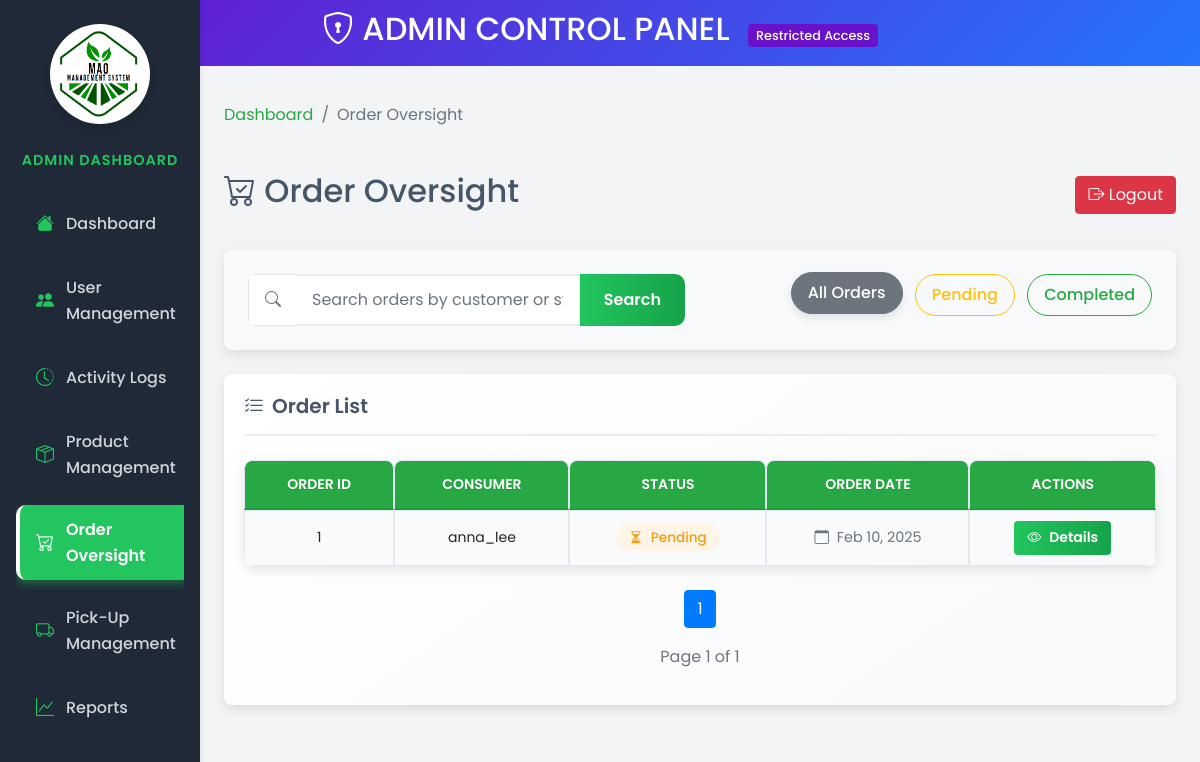
The page /views/admin/order-oversight.php (signed in) on the database as committed earlier.
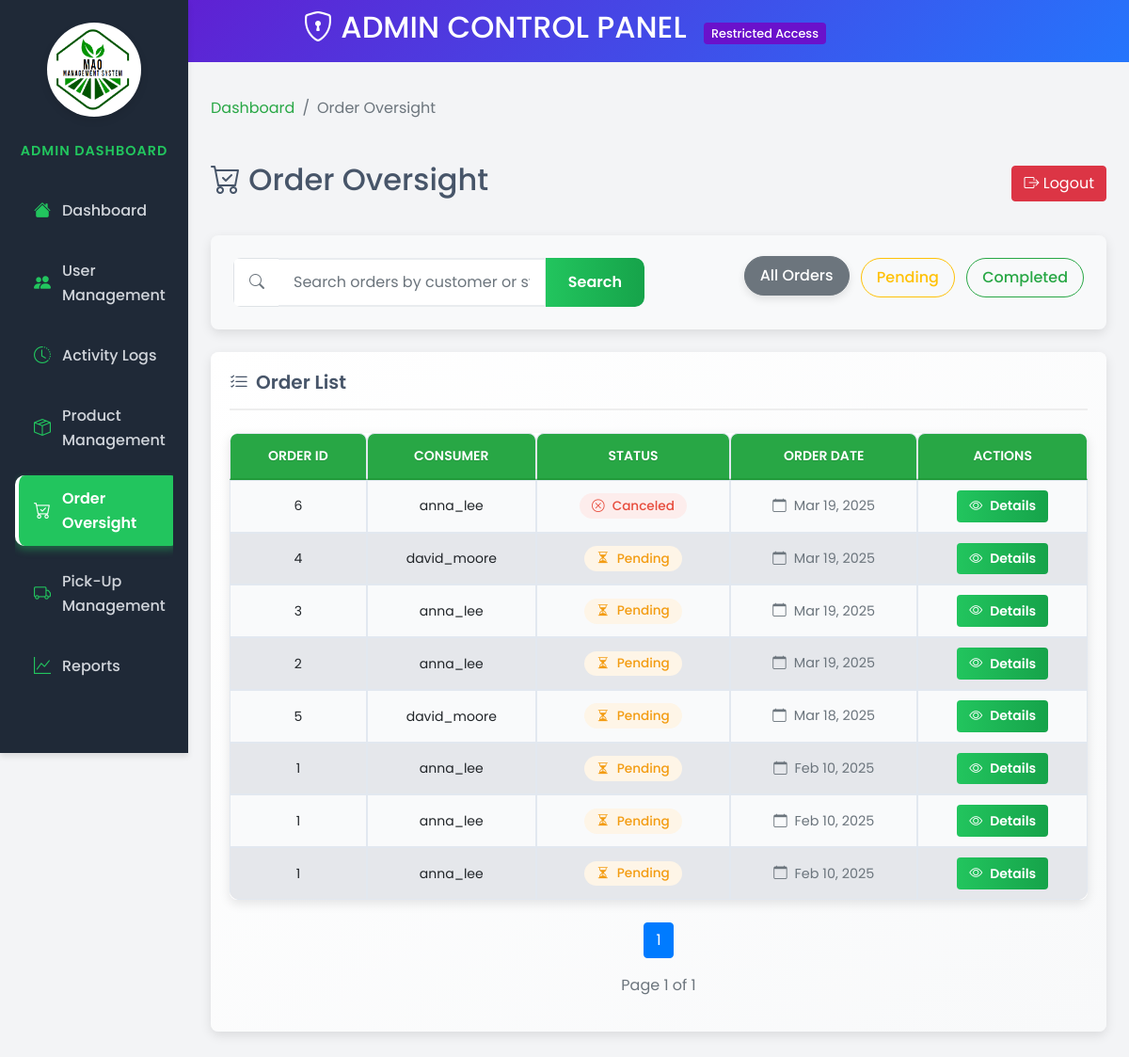
The same page on the database as committed later.
### tables this page shows
CREATE TABLE `pickups` (
  `pickup_id` int(11) NOT NULL,
  `order_id` int(11) NOT NULL,
  `pickup_status` varchar(50) DEFAULT 'pending',
  `pickup_date` datetime DEFAULT NULL,
  `pickup_location` varchar(255) DEFAULT 'Municipal Agriculture Office',
  `pickup_notes` text DEFAULT NULL,
  `office_location` varchar(255) DEFAULT 'Municipal Agriculture Office',
  `contact_person` varchar(100) DEFAULT NULL
);

CREATE TABLE `orders` (
  `order_id` int(11) NOT NULL,
  `consumer_id` int(11) DEFAULT NULL,
  `order_status` enum('pending','completed','canceled') DEFAULT 'pending',
  `order_date` timestamp NOT NULL DEFAULT current_timestamp(),
  `pickup_details` text DEFAULT NULL
);

CREATE TABLE `users` (
  `user_id` int(11) NOT NULL,
  `username` varchar(50) NOT NULL,
  `password` varchar(255) NOT NULL,
  `email` varchar(100) NOT NULL,
  `role_id` int(11) DEFAULT NULL,
  `created_at` timestamp NOT NULL DEFAULT current_timestamp(),
  `updated_at` timestamp NOT NULL DEFAULT current_timestamp() ON UPDATE current_timestamp(),
  `first_name` varchar(100) NOT NULL,
  `last_name` varchar(100) NOT NULL,
  `contact_number` varchar(20) DEFAULT NULL,
  `address` text DEFAULT NULL
);

### views/admin/order-oversight.php (the view, shortened to what the changed rows need)
<?php
$database = new Database();
$conn = $database->connect();
$limit = 10;
$page = isset($_GET['page']) ? (int)$_GET['page'] : 1;
$offset = ($page - 1) * $limit;
$search = isset($_GET['search']) ? trim($_GET['search']) : '';
$query = "SELECT o.order_id, u.username AS consumer_name, o.order_status, o.order_date,
                p.pickup_id, p.pickup_date, p.pickup_location, p.pickup_notes
          FROM orders AS o
          JOIN users AS u ON o.consumer_id = u.user_id
          LEFT JOIN pickups AS p ON o.order_id = p.order_id";
$query .= " ORDER BY o.order_date DESC LIMIT :limit OFFSET :offset";
$countQuery = "SELECT COUNT(o.order_id) AS total FROM orders AS o JOIN users AS u ON o.consumer_id = u.user_id";
$countStmt = $conn->prepare($countQuery);
$countStmt->execute();
$totalOrders = $countStmt->fetch(PDO::FETCH_ASSOC)['total'];
$totalPages = ceil($totalOrders / $limit);
$stmt = $conn->prepare($query);
$stmt->bindValue(':limit', $limit, PDO::PARAM_INT);
$stmt->bindValue(':offset', $offset, PDO::PARAM_INT);
$stmt->execute();
$orders = $stmt->fetchAll(PDO::FETCH_ASSOC);
?>
<!DOCTYPE html>
<html lang="en">
<head>
    <link href="https://stackpath.bootstrapcdn.com/bootstrap/4.5.2/css/bootstrap.min.css" rel="stylesheet">
    <link href="https://cdn.jsdelivr.net/npm/bootstrap-icons/font/bootstrap-icons.css" rel="stylesheet">
    <link rel="stylesheet" href="../../public/style/admin.css">
    <link rel="stylesheet" href="../../public/style/admin-sidebar.css">
    <link rel="stylesheet" href="../../public/style/order-oversight.css">
</head>
<body>
    <div class="admin-header text-center">
        <h2><i class="bi bi-shield-lock"></i> ADMIN CONTROL PANEL <span class="admin-badge">Restricted Access</span></h2>
    </div>
    <div class="container-fluid">
        <div class="row">
            <main role="main" class="col-md-9 ml-sm-auto col-lg-10 px-4 py-4 order-oversight-page">
                <div class="page-header">
                    <h1 class="h2"><i class="bi bi-cart-check"></i> Order Oversight</h1>
                </div>
                <div class="card custom-card">
                    <div class="card-body">
                        <div class="table-container">
                            <div class="table-responsive">
                                <table class="table table-hover">
                                    <thead>
                                        <tr>
                                            <th>Order ID</th>
                                            <th>Consumer</th>
                                            <th>Status</th>
                                            <th>Order Date</th>
                                            <th>Actions</th>
                                        </tr>
                                    </thead>
                                    <tbody id="orders-table">
                                        <?php if (count($orders) > 0): ?>
                                            <?php foreach ($orders as $order): ?>
                                                <tr data-status="<?= strtolower($order['order_status']) ?>">
                                                    <td><span class="order-id"><?= htmlspecialchars($order['order_id']) ?></span></td>
                                                    <td><?= htmlspecialchars($order['consumer_name']) ?></td>
                                                    <td>
                                                        <?php if ($order['order_status'] === 'pending'): ?>
                                                            <span class="badge badge-warning status-badge">
                                                                <i class="bi bi-hourglass-split"></i> Pending
                                                            </span>
                                                        <?php elseif ($order['order_status'] === 'completed'): ?>
                                                            <span class="badge badge-success status-badge">
                                                                <i class="bi bi-check-circle"></i> Completed
                                                            </span>
                                                        <?php else: ?>
                                                            <span class="badge badge-danger status-badge">
                                                                <i class="bi bi-x-circle"></i> Canceled
                                                            </span>
                                                        <?php endif; ?>
                                                    </td>
                                                    <td>
                                                        <span class="order-date" title="<?= htmlspecialchars(date("F j, Y, g:i A", strtotime($order['order_date']))) ?>">
                                                            <i class="bi bi-calendar"></i>
                                                            <?= htmlspecialchars(date("M j, Y", strtotime($order['order_date']))) ?>
                                                        </span>
                                                    </td>
                                                    <td>
                                                        <button class="btn btn-primary btn-sm view-details-btn"
                                                                data-order-id="<?= htmlspecialchars($order['order_id']) ?>">
                                                            <i class="bi bi-eye"></i> Details
                                                        </button>
                                                    </td>
                                                </tr>
                                            <?php endforeach; ?>
                                        <?php endif; ?>
                                    </tbody>
                                </table>
                            </div>
                        </div>
                        <div class="pagination-container">
                            <nav>
                                <ul class="pagination justify-content-center mt-4">
                                    <?php
                                    $start = max(1, $page - 2);
                                    $end = min($totalPages, $page + 2);
                                    for ($i = $start; $i <= $end; $i++):
                                    ?>
                                        <li class="page-item <?= ($i == $page) ? 'active' : '' ?>">
                                            <a class="page-link" href="?page=<?= $i ?>&search=<?= urlencode($search) ?>"><?= $i ?></a>
                                        </li>
                                    <?php
                                    endfor;
                                    ?>
                                </ul>
                            </nav>
                        </div>
                    </div>
                </div>
            </main>
        </div>
    </div>
</body>
</html>

Rows that differ between the two databases and show on the page:
no longer on this page (row edited): pickups: order.order_id "1", users.username "anna_lee", shows "Pending", order.order_date "Feb 10, 2025"
added orders: order_id "6", consumer.username "anna_lee", order_status "Canceled", order_date "Mar 19, 2025"
added orders: order_id "4", consumer.username "david_moore", order_status "pending" (drawn), order_date "Mar 19, 2025"
added orders: order_id "3", consumer.username "anna_lee", order_status "pending" (drawn), order_date "Mar 19, 2025"
added orders: order_id "2", consumer.username "anna_lee", order_status "pending" (drawn), order_date "Mar 19, 2025"
added orders: order_id "5", consumer.username "david_moore", order_status "pending" (drawn), order_date "Mar 18, 2025"
now on this page (row unchanged): orders: order_id "1", consumer.username "anna_lee", order_status "pending" (drawn), order_date "Feb 10, 2025"
